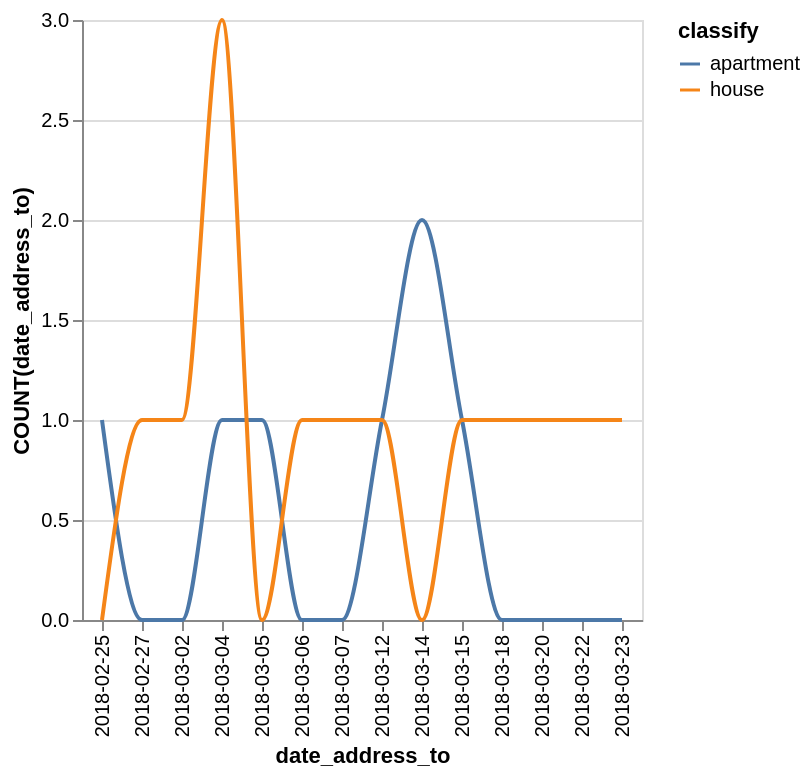

Vega-Lite specification stored for this chart:
### Vega-Lite specification from a JSON file in a GitHub repository (floating-point values rounded to 4 significant figures)
{"data": {"values": [{"x_data": "2018-02-25", "y_data": 1, "classify": "apartment"}, {"x_data": "2018-02-27", "y_data": 0, "classify": "apartment"}, {"x_data": "2018-03-02", "y_data": 0, "classify": "apartment"}, {"x_data": "2018-03-04", "y_data": 1, "classify": "apartment"}, {"x_data": "2018-03-05", "y_data": 1, "classify": "apartment"}, {"x_data": "2018-03-06", "y_data": 0, "classify": "apartment"}, {"x_data": "2018-03-07", "y_data": 0, "classify": "apartment"}, {"x_data": "2018-03-12", "y_data": 1, "classify": "apartment"}, {"x_data": "2018-03-14", "y_data": 2, "classify": "apartment"}, {"x_data": "2018-03-15", "y_data": 1, "classify": "apartment"}, {"x_data": "2018-03-18", "y_data": 0, "classify": "apartment"}, {"x_data": "2018-03-20", "y_data": 0, "classify": "apartment"}, {"x_data": "2018-03-22", "y_data": 0, "classify": "apartment"}, {"x_data": "2018-03-23", "y_data": 0, "classify": "apartment"}, {"x_data": "2018-02-25", "y_data": 0, "classify": "house"}, {"x_data": "2018-02-27", "y_data": 1, "classify": "house"}, {"x_data": "2018-03-02", "y_data": 1, "classify": "house"}, {"x_data": "2018-03-04", "y_data": 3, "classify": "house"}, {"x_data": "2018-03-05", "y_data": 0, "classify": "house"}, {"x_data": "2018-03-06", "y_data": 1, "classify": "house"}, {"x_data": "2018-03-07", "y_data": 1, "classify": "house"}, {"x_data": "2018-03-12", "y_data": 1, "classify": "house"}, {"x_data": "2018-03-14", "y_data": 0, "classify": "house"}, {"x_data": "2018-03-15", "y_data": 1, "classify": "house"}, {"x_data": "2018-03-18", "y_data": 1, "classify": "house"}, {"x_data": "2018-03-20", "y_data": 1, "classify": "house"}, {"x_data": "2018-03-22", "y_data": 1, "classify": "house"}, {"x_data": "2018-03-23", "y_data": 1, "classify": "house"}]}, "mark": {"type": "line", "interpolate": "monotone"}, "encoding": {"x": {"field": "x_data", "type": "nominal", "title": "date_address_to", "sort": "ascending"}, "y": {"field": "y_data", "type": "quantitative", "title": "COUNT(date_address_to)"}, "color": {"field": "classify"}}}
